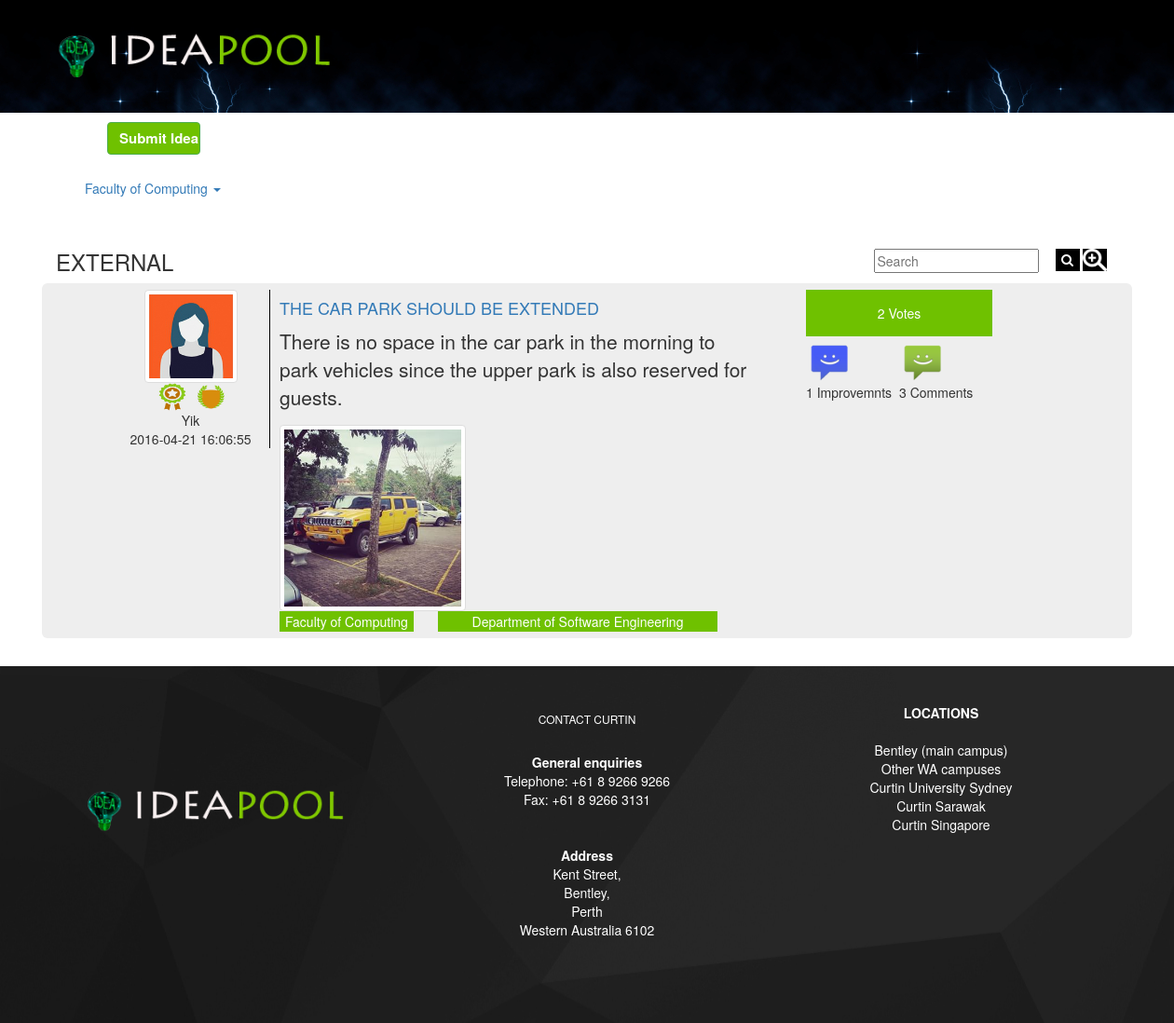
Page /external.php on the committed database.
### tables this page shows
CREATE TABLE IF NOT EXISTS `post` (
  `postId` varchar(10) NOT NULL,
  `userId` int(11) NOT NULL,
  `dateTime` datetime NOT NULL DEFAULT CURRENT_TIMESTAMP,
  `faculty` varchar(250) NOT NULL,
  `department` varchar(250) NOT NULL,
  `category` varchar(100) NOT NULL,
  `title` varchar(300) NOT NULL,
  `content` varchar(1000) NOT NULL,
  `views` int(100) NOT NULL DEFAULT '0',
  `date` date NOT NULL DEFAULT '2016-04-14',
  `files` varchar(100) NOT NULL,
  `monthOf` int(11) NOT NULL,
  PRIMARY KEY (`postId`)
);

CREATE TABLE IF NOT EXISTS `register` (
  `id` int(11) NOT NULL AUTO_INCREMENT,
  `fname` varchar(45) NOT NULL,
  `lname` varchar(45) NOT NULL,
  `address` varchar(45) NOT NULL,
  `contact` int(11) NOT NULL,
  `gender` varchar(45) NOT NULL,
  `emil` varchar(45) NOT NULL,
  `category` varchar(45) NOT NULL,
  `universityID` varchar(45) NOT NULL,
  `Image` varchar(45) NOT NULL,
  `status` varchar(45) NOT NULL DEFAULT 'pending',
  `username` varchar(45) NOT NULL,
  `password` varchar(45) NOT NULL,
  `reward` int(10) NOT NULL DEFAULT '0',
  `reward2` int(10) NOT NULL DEFAULT '0',
  `reward3` int(10) NOT NULL DEFAULT '0',
  `rewardcount` int(255) NOT NULL,
  PRIMARY KEY (`id`)
);

CREATE TABLE IF NOT EXISTS `reward` (
  `id` int(20) NOT NULL AUTO_INCREMENT,
  `name` varchar(255) NOT NULL,
  `level` int(20) NOT NULL,
  `img` varchar(255) NOT NULL,
  `postcount` int(20) NOT NULL,
  `type` varchar(255) NOT NULL,
  `description` varchar(255) NOT NULL,
  PRIMARY KEY (`id`)
);

### external.php (the view, shortened to what this page needs)
<!DOCTYPE html PUBLIC "-//W3C//DTD XHTML 1.0 Transitional//EN" "http://www.w3.org/TR/xhtml1/DTD/xhtml1-transitional.dtd">
<html xmlns="http://www.w3.org/1999/xhtml">
<head>
   <link rel="stylesheet" href="css/bootstrap.min.css"></link>
 <link rel="stylesheet" href="css/ideacss.css" />
 <link rel="stylesheet" href="https://maxcdn.bootstrapcdn.com/font-awesome/4.5.0/css/font-awesome.min.css"/>
</head>
<body>
 <?php
    include('header.php');
 ?>
 <div class="container" style="margin-left:80px;">
  <a href="postSubmission.php" class="btn btn-success button_design">Submit Idea</a>
</div>
 <div class="container">
          <nav class="navbar navbar">
             <div class="container-fluid">
                  <ul class="nav navbar-nav">
                       <li class="dropdown">
                           <a class="dropdown-toggle in active" data-toggle="dropdown" href="#">Faculty of Computing
                            <span class="caret"></span></a>
                        </li>
                     </ul>
                </div>
           </nav>
 </div>
<div class="container">
  <div class="row">
                    <div class="col-md-2">
                             <h3>EXTERNAL </h3>
                    </div>
                    <div class="col-md-2">
                    </div>
                    <div class="col-md-3">
                    </div>
                    <div class="col-md-2">
                    </div>
                    <div class="col-md-3">
                           <div class="row searchgroup">
                                    <form method="post">
                              <div class="col-md-8 search_col">
                                     <input type="text" class="search_text" placeholder="Search" name="searchkey3"/>
                             </div>
                             <div class="col-md-4">
                                     <button class="search_btn" >
                                             <i class="fa fa-search"></i>
                                     </button>
                                       <a href="advanced.php" data-toggle="tooltip" data-placement="bottom" title="Advanced Search"> <img src="images/advsearch.png" class="advsearch" height="24px" width="26px"
                                     /></a>
                            </div>
                                  </form>
                          </div>
       </div>
      </div>
       <div class="row">
     <?php
	 	if(isset($_POST["searchkey3"])){
			$s= $_POST["searchkey3"];
			$where = "WHERE  category='External' and faculty='Faculty of Computing' and title like '%$s%'";
		}else{
			$where ="WHERE  category='External' and faculty='Faculty of Computing'";
		}
	  $sql="select * from post ".$where." order by dateTime desc";
	  include("database_connect.php");
	  $result=mysqli_query($con,$sql);
	  while($row = mysqli_fetch_array($result))
	  {
   ?>
     <div class="jumbotron viewblock">
       <div class="container">
           <div class="col-md-2 leftcolomn">
            <?php
		     $userid=$row['userId'];
             $sql5="SELECT * from register where id=$userid";
	        $result5=mysqli_query($con,$sql5);
			  if(mysqli_num_rows($result5)==0)
			   {
				    $photo="images/user2.jpg";
				   $GLOBALS["name"]='user';
			    }
			else{
	         while($row5 = mysqli_fetch_array($result5))
	         {
				   $photo=$row5["Image"];
           $reward=$row5["reward"];
                $reward3=$row5["reward3"];
			 }
             ?>
                   <?php
	               }
	             ?>
                 <div class="row">
                 <img src=<?= $photo ?> width="100" height="100" class="img img-thumbnail"/>
                 </div>
                   <div class="row">
                     <?php
                      $rewardimg=NULL;
                      $rewardimg3=NULL;
                      $sql6="select img,name from reward where level='$reward' and type='submission'";
                      $result6=mysqli_query($con,$sql6);
                        while($row6 = mysqli_fetch_array($result6))
                        {
                          $rewardimg=$row6["img"];
                          $title=$row6["name"];
                        }
                           if($rewardimg!=NULL)
                         {
                      ?>
                     <img src=<?= $rewardimg ?> width="40" height="30" data-toggle="tooltip" data-placement="bottom" title=<?=$title?> />
                     <?php
                      }
                     ?>
                      <?php
                          $sql7="select img,name from reward where level='$reward3' and type='improvement'";
                          $result7=mysqli_query($con,$sql7);
                        while($row7= mysqli_fetch_array($result7))
                        {
                          $rewardimg3=$row7["img"];
                          $title3=$row6["name"];
                        }
                         if($rewardimg3!=NULL)
                         {
                           ?>
                     <img src=<?= $rewardimg3 ?> width="35" height="30" data-toggle="tooltip" data-placement="bottom" title=<?=$title3?> />
                    <?php
                     }
                    ?>
                 </div>
                 <div class="row">
                 <?php echo $GLOBALS["name"]?>
                 </div>
                 <div class="row">
                 <?= $row["dateTime"]?>
                 </div>
           </div>
           <div class="col-md-6 middlecolomn">
               <div class="row title">
               <h4><a href="viewidea.php?comt=0&id=<?=$row["postId"]?>"><?= $row["title"]?></a></h4>
               </div>
               <div class="row content">
               <p> <?php echo $row["content"]; ?></p>
               </div>
                <div class="row">
               <?php
               $img=$row["files"];
                    if(file_exists($img)&&strcmp($img,"images/")!=0)
                  {
                      ?>
               <img src=<?= $row["files"]?> width="200" height="100" class="img img-thumbnail"/>
                <?php
                }
               ?>
               </div>
                <div class="row">
                  <div class="col-md-4 departments">
                   <button class="submitidea2"><?php echo $row["faculty"]; ?></button>
                  </div>
                  <div class="col-md-6 departments">
                   <button class="submitidea3"><?php echo $row["department"]; ?></button>
                  </div>
               </div>
            </div>
            <div class="col-md-2 rightcolomn">
            <?php
            $id=$row["postId"];
            $sql2="select COUNT(*) AS votes from votes where submissionId='$id'";
	          include("database_connect.php");
	  	      $result2=mysqli_query($con,$sql2);
	          while($row2= mysqli_fetch_array($result2))
	          {
              ?>
                  <div class="row">
                 <button class="submitidea"><?php echo $row2["votes"] ?> Votes</button>
                </div>
                 <?php
	               }
	             ?>
                    <div class="row">
                          <?php $sql3="select COUNT(*) AS imp from comment where submissionId='$id' and commentType='Improvement'";
	                       include("database_connect.php");
	  	                   $result3=mysqli_query($con,$sql3);
	                       while($row3= mysqli_fetch_array($result3))
	                       {
                           ?>
                  <div class="col-md-6 iconcolomn">
                    <div class="image">
                    <img src="images/Android-Messages - Copy.png" width="50" height="50" class="img-responsive"/><?php echo $row3["imp"] ?> Improvemnts
                          </div>
						  <?php
	                       }
	                      ?>
                  </div>
                   <div class="col-md-6 iconcolomn">
                     <?php $sql4="select COUNT(*) AS cmt from comment where submissionId='$id' and commentType='Comment'";
	                       include("database_connect.php");
	  	                   $result4=mysqli_query($con,$sql4);
	                       while($row4= mysqli_fetch_array($result4))
	                       {
                           ?>
                              <div class="image">
                    <img src="images/Android-Messages.png" width="50" height="50" class="img-responsive" /><?php echo $row4["cmt"] ?> Comments
                        </div>
                         <?php
	                       }
	                      ?>
                   </div>
               </div>
            </div>
         </div>
      </div>
     <?php
	  }
	 ?>
     </div>
   </div>
     <?php
    include('footer.php');
   ?>
  </body>
</html>

### css/ideacss.css (style rules this page uses)
.submitidea { background-color:#6fc100; height:50px; width:200px; border:none; color:#FFF; }
.btn-success { background-color:#6fc100; height:35px; width:100px; font-weight:bolder; font-size:15px; }
.title { color:#6fc100; text-transform:uppercase; }
.viewblock { padding:.5em; padding-left:2em; }
.leftcolomn { text-align:center; margin-right:10px; border-right:1px solid black; }
.rightcolomn { padding:0; margin-left:5em; }
.iconcolomn { padding:0; }
.search_btn { background-color:black; color:white; border:none; height:24px; width:26px; margin-top:2px; }
.searchgroup { padding-top:1.2em; }
.search_col { padding-top:2px; }
.departments { padding:0px; }
.submitidea2 { background-color:#6fc100; border:none; color:#FFF; }
.submitidea3 { background-color:#6fc100; width:300px; border:none; color:#FFF; }
.advsearch { background-color:#000; margin-bottom:3px; }
.button_design { margin:10px; margin-left:20px; }

### rows in the picture
post: register.Image (picture), reward.img (picture), name "Yik", dateTime "2016-04-21 16:06:55", title "THE CAR PARK SHOULD BE EXTENDED", content "There is no space in the car park in the morning to park vehicles since the upper park is also reserved for guests.", files (picture), faculty "Faculty of Computing", department "Department of Software Engineering", votes "2", imp "1", cmt "3"
